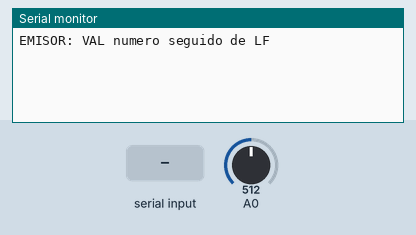
This sketch was run on a simulated Arduino Uno, built with avr-gcc and run on an emulated ATmega328P. Parts: the last lines printed to the serial monitor. The inputs (shaded band) are chosen by the test bench; at power-on: A0 = 512.

Above: at 1.2 s.
1.3 s: "1" received over the second serial link
At 2.2 s:
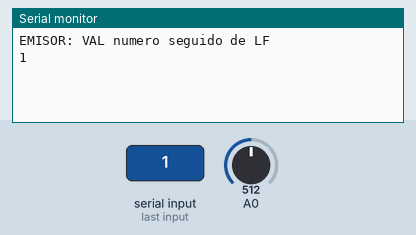
2.8 s: "0" received over the second serial link
At 3.4 s:
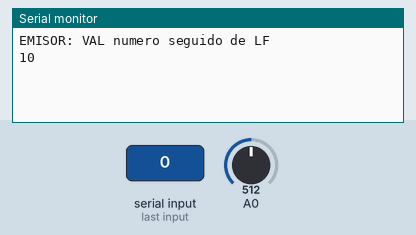

Measured:
- after the input at 1.3 s, the serial monitor: prints a new line at once (image 1)
- after the input at 2.8 s, the serial monitor: prints a new line at once (image 2)

The sketch:

serial_emisor.ino
```cpp
#include <Arduino.h>
#include <SoftwareSerial.h>
SoftwareSerial enlace(10, 11);
unsigned long ultimo = 0;
void setup() {
  Serial.begin(115200);
  enlace.begin(9600);
  Serial.println(F("EMISOR: VAL numero seguido de LF"));
}
void loop() {
  if (millis() - ultimo >= 500) {
    ultimo = millis();
    enlace.print(F("VAL "));
    enlace.println(analogRead(A0));
  }
  while (enlace.available())
    Serial.write(enlace.read());
}
```
